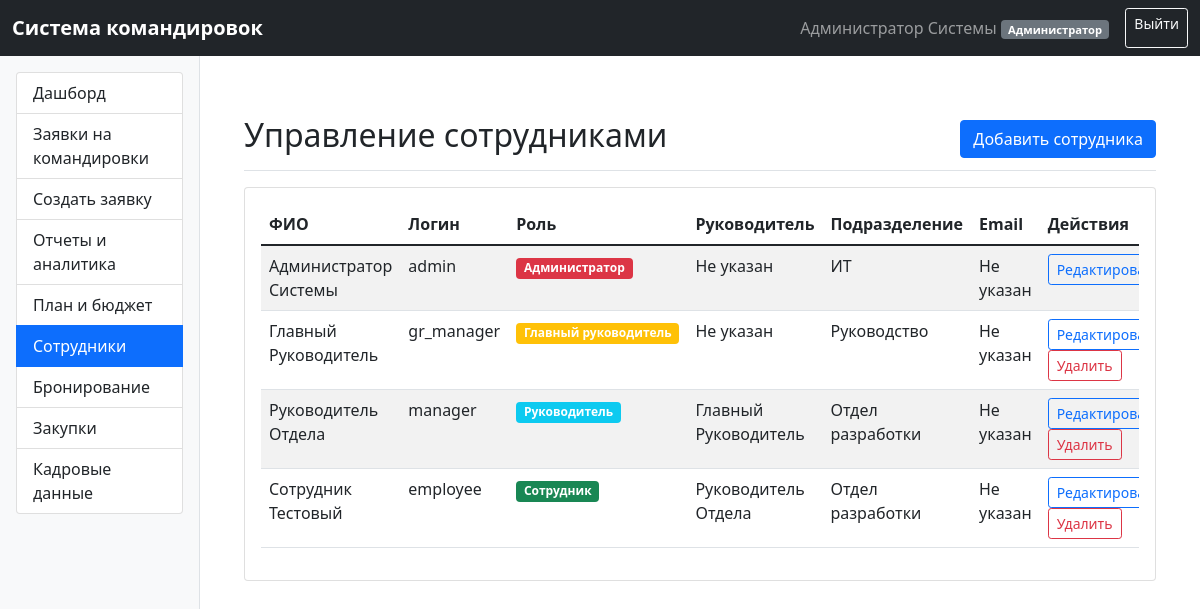
Page /employees (signed in) on the committed database.
### app.py (models this page shows)
class User(db.Model):
    __tablename__ = 'user'
    id = db.Column(db.Integer, primary_key=True)
    username = db.Column(db.String(80), unique=True, nullable=False)
    password_hash = db.Column(db.String(120), nullable=False)
    full_name = db.Column(db.String(100), nullable=False)
    role = db.Column(db.String(10), nullable=False)  # A, B (Безопасность), BU (Бухгалтерия), GR, R, S, K, TK, Z
    manager_id = db.Column(db.Integer, db.ForeignKey('user.id'), nullable=True)
    passport_data = db.Column(db.Text)
    department = db.Column(db.String(100))
    manager = db.relationship('User', remote_side=[id], backref='subordinates')
    created_trips = db.relationship('BusinessTrip', backref='employee', foreign_keys='BusinessTrip.employee_id')
    managed_trips = db.relationship('BusinessTrip', backref='manager_rel', foreign_keys='BusinessTrip.manager_id')
    email = db.Column(db.String(100))  # Email для уведомлений

### app.py (the view)
@app.route('/employees')
@login_required
@role_required(['A', 'B'])  # Только Администратор и Отдел безопасности
def employees():
    user = User.query.get(session['user_id'])
    employees_list = User.query.all()
    managers = User.query.filter(User.role.in_(['R', 'GR'])).all()
    return render_template('employees.html', user=user, employees=employees_list, managers=managers)

### app.py (called while the page is built)
def login_required(f):
    @wraps(f)
    def decorated_function(*args, **kwargs):
        if 'user_id' not in session:
            return redirect(url_for('login'))
        return f(*args, **kwargs)
    return decorated_function

def role_required(roles):
    def decorator(f):
        @wraps(f)
        def decorated_function(*args, **kwargs):
            if 'user_id' not in session:
                return redirect(url_for('login'))
            user = User.query.get(session['user_id'])
            if user.role not in roles:
                flash('Недостаточно прав для доступа к этой странице', 'error')
                return redirect(url_for('dashboard'))
            return f(*args, **kwargs)
        return decorated_function
    return decorator

### templates/employees.html (shortened to what this page needs)
{% extends "base.html" %}
{% block content %}
    <div class="d-flex justify-content-between flex-wrap flex-md-nowrap align-items-center pt-3 pb-2 mb-3 border-bottom">
        <h1 class="h2">Управление сотрудниками</h1>
        {% if user.role == 'A' %}
            <a href="{{ url_for('create_employee') }}" class="btn btn-primary">Добавить сотрудника</a>
        {% endif %}
    </div>
    <div class="card">
        <div class="card-body">
            {% if employees %}
                <div class="table-responsive">
                    <table class="table table-striped table-hover">
                        <thead>
                        <tr>
                            <th>ФИО</th>
                            <th>Логин</th>
                            <th>Роль</th>
                            <th>Руководитель</th>
                            <th>Подразделение</th>
                            <th>Email</th>
                            {% if user.role == 'A' %}
                                <th>Действия</th>
                            {% endif %}
                        </tr>
                        </thead>
                        <tbody>
                        {% for emp in employees %}
                            <tr>
                                <td>{{ emp.full_name }}</td>
                                <td>{{ emp.username }}</td>
                                <td>
                                    <span class="badge {% if emp.role == 'A' %}bg-danger{% elif emp.role == 'GR' %}bg-warning{% elif emp.role == 'R' %}bg-info{% elif emp.role == 'B' %}bg-dark{% elif emp.role == 'BU' %}bg-primary{% elif emp.role == 'S' %}bg-success{% elif emp.role == 'K' %}bg-info{% elif emp.role == 'TK' %}bg-warning{% elif emp.role == 'Z' %}bg-secondary{% else %}bg-secondary{% endif %}">
                                        {% if emp.role == 'A' %}Администратор
                                        {% elif emp.role == 'B' %}Безопасность
                                        {% elif emp.role == 'BU' %}Бухгалтерия
                                        {% elif emp.role == 'GR' %}Главный руководитель
                                        {% elif emp.role == 'R' %}Руководитель
                                        {% elif emp.role == 'S' %}Сотрудник
                                        {% elif emp.role == 'K' %}Кадры
                                        {% elif emp.role == 'TK' %}Travel-координатор
                                        {% elif emp.role == 'Z' %}Закупки
                                        {% else %}{{ emp.role }}{% endif %}
                                    </span>
                                </td>
                                <td>
                                    {% if emp.manager %}
                                        {{ emp.manager.full_name }}
                                    {% else %}
                                        Не указан
                                    {% endif %}
                                </td>
                                <td>{{ emp.department or 'Не указано' }}</td>
                                <td>{{ emp.email or 'Не указан' }}</td>
                                {% if user.role == 'A' %}
                                    <td>
                                        <a href="{{ url_for('edit_employee', employee_id=emp.id) }}"
                                           class="btn btn-sm btn-outline-primary">Редактировать</a>
                                        {% if emp.id != user.id %}
                                            <form method="POST" action="{{ url_for('delete_employee', employee_id=emp.id) }}"
                                                  style="display: inline;"
                                                  onsubmit="return confirm('Вы уверены, что хотите удалить этого сотрудника?');">
                                                <button type="submit" class="btn btn-sm btn-outline-danger">Удалить</button>
                                            </form>
                                        {% endif %}
                                    </td>
                                {% endif %}
                            </tr>
                        {% endfor %}
                        </tbody>
                    </table>
                </div>
            {% else %}
                <p>Нет данных о сотрудниках</p>
            {% endif %}
        </div>
    </div>
{% endblock %}

### templates/base.html (shortened to what this page needs)
<!DOCTYPE html>
<html lang="ru">
<head>
    <link href="https://cdn.jsdelivr.net/npm/bootstrap@5.1.3/dist/css/bootstrap.min.css" rel="stylesheet">
</head>
<body>
<nav class="navbar navbar-expand-lg navbar-dark bg-dark">
    <div class="container-fluid">
        <a class="navbar-brand" href="{{ url_for('dashboard') }}">Система командировок</a>
        {% if session.user_id %}
            <div class="navbar-nav ms-auto">
                <span class="navbar-text me-3">
                    {{ session.full_name }} <span class="badge bg-secondary role-badge">
                        {% if session.role == 'A' %}Администратор
                        {% elif session.role == 'B' %}Безопасность
                        {% elif session.role == 'BU' %}Бухгалтерия
                        {% elif session.role == 'GR' %}Главный руководитель
                        {% elif session.role == 'R' %}Руководитель
                        {% elif session.role == 'S' %}Сотрудник
                        {% elif session.role == 'K' %}Кадры
                        {% elif session.role == 'TK' %}Travel-координатор
                        {% elif session.role == 'Z' %}Закупки
                        {% else %}{{ session.role }}{% endif %}
                    </span>
                </span>
                <a class="btn btn-outline-light btn-sm" href="{{ url_for('logout') }}">Выйти</a>
            </div>
        {% endif %}
    </div>
</nav>
<div class="container-fluid">
    <div class="row">
        {% if session.user_id %}
            <div class="col-md-2 sidebar p-3">
                <div class="list-group">
                    <a href="{{ url_for('dashboard') }}"
                       class="list-group-item list-group-item-action {% if request.endpoint == 'dashboard' %}active{% endif %}">
                        Дашборд
                    </a>
                    <a href="{{ url_for('trips') }}"
                       class="list-group-item list-group-item-action {% if request.endpoint == 'trips' %}active{% endif %}">
                        Заявки на командировки
                    </a>
                    {% if session.role in ['A', 'GR', 'R', 'S'] %}
                        <a href="{{ url_for('create_trip') }}"
                           class="list-group-item list-group-item-action {% if request.endpoint == 'create_trip' %}active{% endif %}">
                            Создать заявку
                        </a>
                    {% endif %}
                    {% if session.role in ['A', 'B', 'BU', 'GR', 'R', 'S', 'TK', 'Z'] %}
                        <a href="{{ url_for('reports') }}"
                           class="list-group-item list-group-item-action {% if request.endpoint == 'reports' %}active{% endif %}">
                            Отчеты и аналитика
                        </a>
                    {% endif %}
                    {% if session.role in ['A', 'B', 'BU', 'GR', 'R', 'S'] %}
                        <a href="{{ url_for('planning') }}"
                           class="list-group-item list-group-item-action {% if request.endpoint == 'planning' %}active{% endif %}">
                            План и бюджет
                        </a>
                    {% endif %}
                    {% if session.role in ['A', 'B'] %}
                        <a href="{{ url_for('employees') }}"
                           class="list-group-item list-group-item-action {% if request.endpoint == 'employees' %}active{% endif %}">
                            Сотрудники
                        </a>
                    {% endif %}
                    {% if session.role in ['A', 'TK'] %}
                        <a href="#" class="list-group-item list-group-item-action">
                            Бронирование
                        </a>
                    {% endif %}
                    {% if session.role in ['A', 'Z'] %}
                        <a href="#" class="list-group-item list-group-item-action">
                            Закупки
                        </a>
                    {% endif %}
                    {% if session.role in ['A', 'K'] %}
                        <a href="#" class="list-group-item list-group-item-action">
                            Кадровые данные
                        </a>
                    {% endif %}
                </div>
            </div>
        {% endif %}
        <div class="{% if session.user_id %}col-md-10 main-content{% else %}col-12{% endif %}">
            <div class="container mt-4">
                {% block content %}{% endblock %}
            </div>
        </div>
    </div>
</div>
</body>
</html>

### templates/base.html (style rules this page uses)
.sidebar { min-height: calc(100vh - 56px); background-color: #f8f9fa; border-right: 1px solid #dee2e6; }
.navbar-brand { font-weight: bold; }
.role-badge { font-size: 0.7em; vertical-align: middle; }
.main-content { padding: 20px; }

### rows in the picture
User: full_name "Администратор Системы", username "admin", role "Администратор", shows "Не указан", department "ИТ", email "Не указан"
User: full_name "Главный Руководитель", username "gr_manager", role "Главный руководитель", shows "Не указан", department "Руководство", email "Не указан"
User: full_name "Руководитель Отдела", username "manager", role "Руководитель", manager.full_name "Главный Руководитель", department "Отдел разработки", email "Не указан"
User: full_name "Сотрудник Тестовый", username "employee", role "Сотрудник", manager.full_name "Руководитель Отдела", department "Отдел разработки", email "Не указан"
